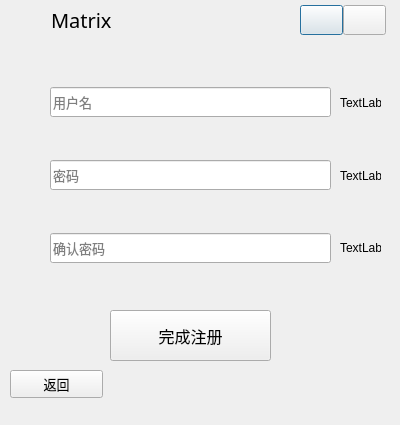
<?xml version="1.0" encoding="UTF-8"?>
<ui version="4.0">
 <class>Register</class>
 <widget class="QDialog" name="Register">
  <property name="geometry">
   <rect>
    <x>0</x>
    <y>0</y>
    <width>400</width>
    <height>425</height>
   </rect>
  </property>
  <property name="windowTitle">
   <string>Dialog</string>
  </property>
  <property name="windowIcon">
   <iconset resource="../resource/qss.qrc">
    <normaloff>:/ui/image/icon/log.png</normaloff>:/ui/image/icon/log.png</iconset>
  </property>
  <widget class="QWidget" name="layoutWidget">
   <property name="geometry">
    <rect>
     <x>50</x>
     <y>50</y>
     <width>281</width>
     <height>251</height>
    </rect>
   </property>
   <layout class="QVBoxLayout" name="verticalLayout">
    <item>
     <widget class="QLineEdit" name="lineEdit_account">
      <property name="minimumSize">
       <size>
        <width>0</width>
        <height>30</height>
       </size>
      </property>
      <property name="font">
       <font>
        <family>微软雅黑</family>
        <pointsize>10</pointsize>
       </font>
      </property>
      <property name="placeholderText">
       <string>用户名</string>
      </property>
     </widget>
    </item>
    <item>
     <widget class="QLineEdit" name="lineEdit_password">
      <property name="minimumSize">
       <size>
        <width>0</width>
        <height>30</height>
       </size>
      </property>
      <property name="font">
       <font>
        <family>微软雅黑</family>
        <pointsize>10</pointsize>
       </font>
      </property>
      <property name="echoMode">
       <enum>QLineEdit::Password</enum>
      </property>
      <property name="placeholderText">
       <string>密码</string>
      </property>
     </widget>
    </item>
    <item>
     <widget class="QLineEdit" name="lineEdit_pwdIdentify">
      <property name="minimumSize">
       <size>
        <width>0</width>
        <height>30</height>
       </size>
      </property>
      <property name="font">
       <font>
        <family>微软雅黑</family>
        <pointsize>10</pointsize>
       </font>
      </property>
      <property name="echoMode">
       <enum>QLineEdit::Password</enum>
      </property>
      <property name="placeholderText">
       <string>确认密码</string>
      </property>
     </widget>
    </item>
   </layout>
  </widget>
  <widget class="QWidget" name="layoutWidget_2">
   <property name="geometry">
    <rect>
     <x>280</x>
     <y>0</y>
     <width>126</width>
     <height>41</height>
    </rect>
   </property>
   <layout class="QHBoxLayout" name="horizontalLayout_2">
    <property name="spacing">
     <number>0</number>
    </property>
    <property name="leftMargin">
     <number>20</number>
    </property>
    <property name="rightMargin">
     <number>20</number>
    </property>
    <item>
     <widget class="QPushButton" name="pushButton_minimize">
      <property name="minimumSize">
       <size>
        <width>30</width>
        <height>30</height>
       </size>
      </property>
      <property name="text">
       <string/>
      </property>
      <property name="iconSize">
       <size>
        <width>30</width>
        <height>30</height>
       </size>
      </property>
     </widget>
    </item>
    <item>
     <widget class="QPushButton" name="pushButton_shutdown">
      <property name="minimumSize">
       <size>
        <width>30</width>
        <height>30</height>
       </size>
      </property>
      <property name="text">
       <string/>
      </property>
      <property name="iconSize">
       <size>
        <width>30</width>
        <height>30</height>
       </size>
      </property>
     </widget>
    </item>
   </layout>
  </widget>
  <widget class="QPushButton" name="pushButton_back">
   <property name="geometry">
    <rect>
     <x>10</x>
     <y>370</y>
     <width>93</width>
     <height>28</height>
    </rect>
   </property>
   <property name="font">
    <font>
     <family>微软雅黑</family>
     <pointsize>10</pointsize>
    </font>
   </property>
   <property name="text">
    <string>返回</string>
   </property>
  </widget>
  <widget class="QPushButton" name="pushButton_finReg">
   <property name="geometry">
    <rect>
     <x>110</x>
     <y>310</y>
     <width>161</width>
     <height>51</height>
    </rect>
   </property>
   <property name="font">
    <font>
     <family>微软雅黑</family>
     <pointsize>12</pointsize>
    </font>
   </property>
   <property name="text">
    <string>完成注册</string>
   </property>
  </widget>
  <widget class="QWidget" name="layoutWidget_3">
   <property name="geometry">
    <rect>
     <x>0</x>
     <y>0</y>
     <width>151</width>
     <height>41</height>
    </rect>
   </property>
   <layout class="QHBoxLayout" name="horizontalLayout">
    <item>
     <widget class="QLabel" name="label_log">
      <property name="minimumSize">
       <size>
        <width>0</width>
        <height>0</height>
       </size>
      </property>
      <property name="maximumSize">
       <size>
        <width>10000</width>
        <height>100</height>
       </size>
      </property>
      <property name="layoutDirection">
       <enum>Qt::LeftToRight</enum>
      </property>
      <property name="text">
       <string/>
      </property>
      <property name="alignment">
       <set>Qt::AlignCenter</set>
      </property>
     </widget>
    </item>
    <item>
     <widget class="QLabel" name="label_name">
      <property name="minimumSize">
       <size>
        <width>100</width>
        <height>30</height>
       </size>
      </property>
      <property name="maximumSize">
       <size>
        <width>16777215</width>
        <height>30</height>
       </size>
      </property>
      <property name="font">
       <font>
        <family>黑体</family>
        <pointsize>15</pointsize>
       </font>
      </property>
      <property name="text">
       <string>Matrix</string>
      </property>
      <property name="alignment">
       <set>Qt::AlignLeading|Qt::AlignLeft|Qt::AlignVCenter</set>
      </property>
     </widget>
    </item>
   </layout>
  </widget>
  <widget class="QWidget" name="">
   <property name="geometry">
    <rect>
     <x>340</x>
     <y>70</y>
     <width>41</width>
     <height>211</height>
    </rect>
   </property>
   <layout class="QVBoxLayout" name="verticalLayout_2">
    <item>
     <widget class="QLabel" name="label_statusUser">
      <property name="text">
       <string>TextLabel</string>
      </property>
     </widget>
    </item>
    <item>
     <widget class="QLabel" name="label_statusPwd">
      <property name="text">
       <string>TextLabel</string>
      </property>
     </widget>
    </item>
    <item>
     <widget class="QLabel" name="label_statusIdtiPwd">
      <property name="text">
       <string>TextLabel</string>
      </property>
     </widget>
    </item>
   </layout>
  </widget>
 </widget>
 <resources>
  <include location="../resource/qss.qrc"/>
 </resources>
 <connections/>
</ui>
